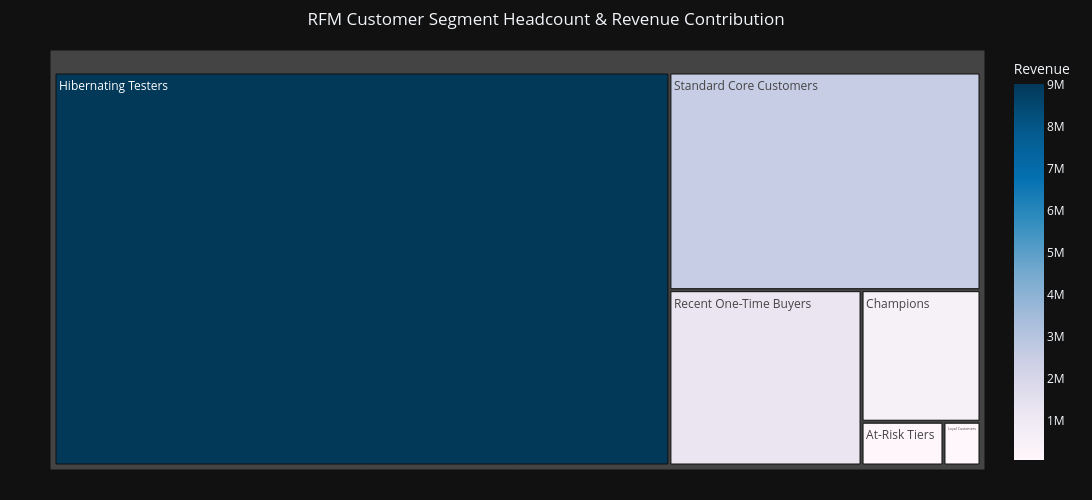

Notebook code cell kept with this figure:
### Code cell
fig3.update_layout(height=500, width=1200,title_x=0.5,margin=dict(l=50, r=50, t=50, b=30))
fig3.update_layout(template="plotly_dark")
fig3.show()
pio.write_json(fig3, "RFM.json")

### Figure 1 — Plotly figure (JSON) as saved in the notebook; plotly's stock layout.template omitted (floating-point values rounded to 4 significant figures)
{"data": [{"branchvalues": "total", "customdata": [["1150", 133900.0], ["1324", 584400.0], ["65510", 9026000.0], ["515", 60520.0], ["9263", 1258000.0], ["17658", 2529000.0]], "domain": {"x": [0, 1], "y": [0, 1]}, "hovertemplate": "labels=%{label}<br>Revenue_sum=%{value}<br>parent=%{parent}<br>id=%{id}<br>Customer_count=%{customdata[0]}<br>Revenue=%{color}<extra></extra>", "ids": ["At-Risk Tiers", "Champions", "Hibernating Testers", "Loyal Customers", "Recent One-Time Buyers", "Standard Core Customers"], "labels": ["At-Risk Tiers", "Champions", "Hibernating Testers", "Loyal Customers", "Recent One-Time Buyers", "Standard Core Customers"], "marker": {"coloraxis": "coloraxis", "colors": [133900.0, 584400.0, 9026000.0, 60520.0, 1258000.0, 2529000.0]}, "name": "", "parents": ["", "", "", "", "", ""], "type": "treemap", "values": [133900.0, 584400.0, 9026000.0, 60520.0, 1258000.0, 2529000.0]}], "layout": {"coloraxis": {"colorbar": {"title": {"text": "Revenue"}}, "colorscale": [[0, "rgb(255,247,251)"], [0.125, "rgb(236,231,242)"], [0.25, "rgb(208,209,230)"], [0.375, "rgb(166,189,219)"], [0.5, "rgb(116,169,207)"], [0.625, "rgb(54,144,192)"], [0.75, "rgb(5,112,176)"], [0.875, "rgb(4,90,141)"], [1, "rgb(2,56,88)"]]}, "height": 500, "legend": {"tracegroupgap": 0}, "margin": {"b": 30, "l": 50, "r": 50, "t": 50}, "title": {"text": "RFM Customer Segment Headcount & Revenue Contribution", "x": 0.5}, "width": 1200}}
